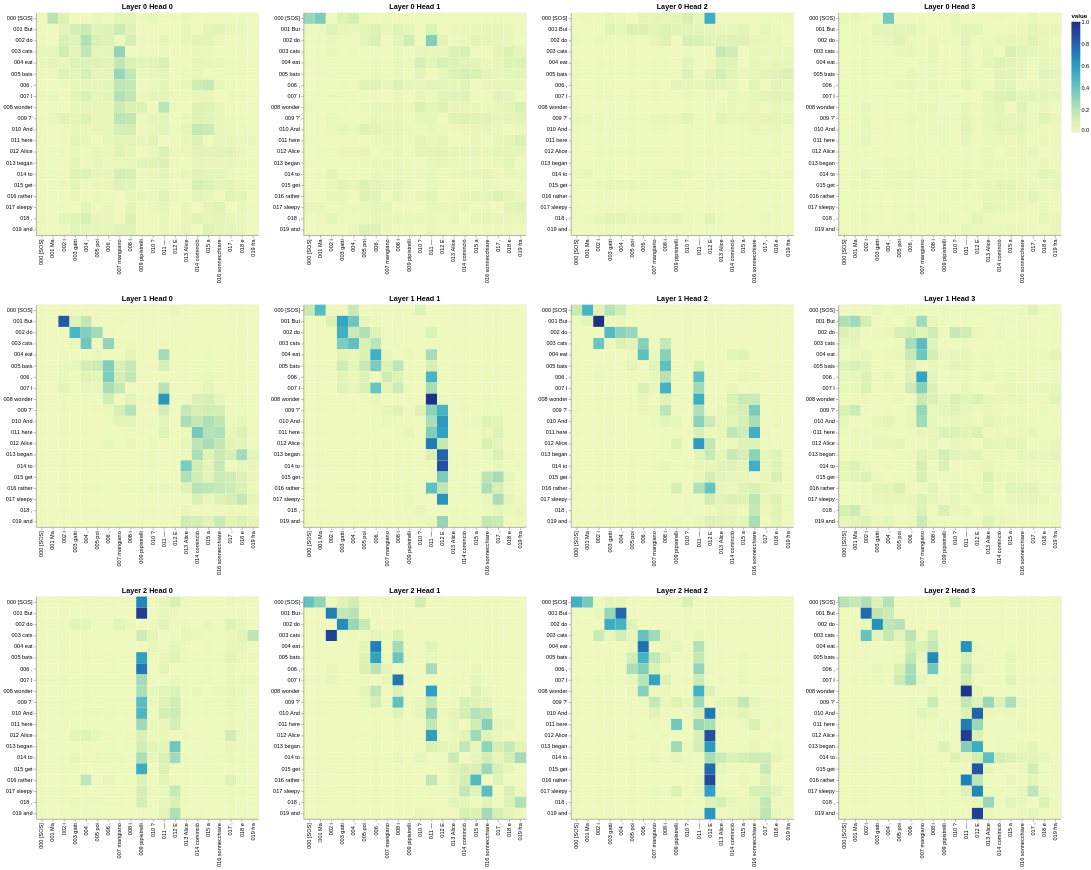

Notebook code for this chart:
### Code cell
# Encoder-Decoder Self-Attention
get_all_attention_maps("encoder-decoder", layers, heads, encoder_input_tokens, decoder_input_tokens, min(20, sentence_len))

### Figure 1 — Vega-Lite specification as saved in the notebook (floating-point values rounded to 4 significant figures; data arrays with more than 128 entries replaced by an {"elided": "..."} marker saying what was removed)
{"config": {"view": {"continuousWidth": 300, "continuousHeight": 300}}, "vconcat": [{"hconcat": [{"data": {"name": "data-17503e68a40071c1f40ef19b90b21f42"}, "mark": {"type": "rect"}, "encoding": {"color": {"field": "value", "type": "quantitative"}, "tooltip": [{"field": "row", "type": "quantitative"}, {"field": "column", "type": "quantitative"}, {"field": "value", "type": "quantitative"}, {"field": "row_token", "type": "nominal"}, {"field": "col_token", "type": "nominal"}], "x": {"axis": {"title": ""}, "field": "col_token", "type": "nominal"}, "y": {"axis": {"title": ""}, "field": "row_token", "type": "nominal"}}, "height": 400, "name": "view_cef1caa278a61867_0", "title": "Layer 0 Head 0", "width": 400}, {"data": {"name": "data-893aa1b53d72b5c8dfbb7fa7ac035ed3"}, "mark": {"type": "rect"}, "encoding": {"color": {"field": "value", "type": "quantitative"}, "tooltip": [{"field": "row", "type": "quantitative"}, {"field": "column", "type": "quantitative"}, {"field": "value", "type": "quantitative"}, {"field": "row_token", "type": "nominal"}, {"field": "col_token", "type": "nominal"}], "x": {"axis": {"title": ""}, "field": "col_token", "type": "nominal"}, "y": {"axis": {"title": ""}, "field": "row_token", "type": "nominal"}}, "height": 400, "name": "view_f06d84a6a4704e10_1", "title": "Layer 0 Head 1", "width": 400}, {"data": {"name": "data-c1a837cc58fa66277100d6fa31354947"}, "mark": {"type": "rect"}, "encoding": {"color": {"field": "value", "type": "quantitative"}, "tooltip": [{"field": "row", "type": "quantitative"}, {"field": "column", "type": "quantitative"}, {"field": "value", "type": "quantitative"}, {"field": "row_token", "type": "nominal"}, {"field": "col_token", "type": "nominal"}], "x": {"axis": {"title": ""}, "field": "col_token", "type": "nominal"}, "y": {"axis": {"title": ""}, "field": "row_token", "type": "nominal"}}, "height": 400, "name": "view_d5aaa0676921e57f_2", "title": "Layer 0 Head 2", "width": 400}, {"data": {"name": "data-260dea738b1862681b7da8292903bed1"}, "mark": {"type": "rect"}, "encoding": {"color": {"field": "value", "type": "quantitative"}, "tooltip": [{"field": "row", "type": "quantitative"}, {"field": "column", "type": "quantitative"}, {"field": "value", "type": "quantitative"}, {"field": "row_token", "type": "nominal"}, {"field": "col_token", "type": "nominal"}], "x": {"axis": {"title": ""}, "field": "col_token", "type": "nominal"}, "y": {"axis": {"title": ""}, "field": "row_token", "type": "nominal"}}, "height": 400, "name": "view_58cba1c181000384_3", "title": "Layer 0 Head 3", "width": 400}]}, {"hconcat": [{"data": {"name": "data-45002d7331a62e4ec7f7cbc1fd479da9"}, "mark": {"type": "rect"}, "encoding": {"color": {"field": "value", "type": "quantitative"}, "tooltip": [{"field": "row", "type": "quantitative"}, {"field": "column", "type": "quantitative"}, {"field": "value", "type": "quantitative"}, {"field": "row_token", "type": "nominal"}, {"field": "col_token", "type": "nominal"}], "x": {"axis": {"title": ""}, "field": "col_token", "type": "nominal"}, "y": {"axis": {"title": ""}, "field": "row_token", "type": "nominal"}}, "height": 400, "name": "view_fef77f4706e5d7f4_0", "title": "Layer 1 Head 0", "width": 400}, {"data": {"name": "data-02dfed03608c67d1a88672132432c6d5"}, "mark": {"type": "rect"}, "encoding": {"color": {"field": "value", "type": "quantitative"}, "tooltip": [{"field": "row", "type": "quantitative"}, {"field": "column", "type": "quantitative"}, {"field": "value", "type": "quantitative"}, {"field": "row_token", "type": "nominal"}, {"field": "col_token", "type": "nominal"}], "x": {"axis": {"title": ""}, "field": "col_token", "type": "nominal"}, "y": {"axis": {"title": ""}, "field": "row_token", "type": "nominal"}}, "height": 400, "name": "view_91e0f6873bb9ce56_1", "title": "Layer 1 Head 1", "width": 400}, {"data": {"name": "data-941c67b689c38e8ce48d60c163c718e4"}, "mark": {"type": "rect"}, "encoding": {"color": {"field": "value", "type": "quantitative"}, "tooltip": [{"field": "row", "type": "quantitative"}, {"field": "column", "type": "quantitative"}, {"field": "value", "type": "quantitative"}, {"field": "row_token", "type": "nominal"}, {"field": "col_token", "type": "nominal"}], "x": {"axis": {"title": ""}, "field": "col_token", "type": "nominal"}, "y": {"axis": {"title": ""}, "field": "row_token", "type": "nominal"}}, "height": 400, "name": "view_28860b264dfc3e31_2", "title": "Layer 1 Head 2", "width": 400}, {"data": {"name": "data-13582e8b081538ac43f4a3baac73abd6"}, "mark": {"type": "rect"}, "encoding": {"color": {"field": "value", "type": "quantitative"}, "tooltip": [{"field": "row", "type": "quantitative"}, {"field": "column", "type": "quantitative"}, {"field": "value", "type": "quantitative"}, {"field": "row_token", "type": "nominal"}, {"field": "col_token", "type": "nominal"}], "x": {"axis": {"title": ""}, "field": "col_token", "type": "nominal"}, "y": {"axis": {"title": ""}, "field": "row_token", "type": "nominal"}}, "height": 400, "name": "view_6796e24cbb8f0a33_3", "title": "Layer 1 Head 3", "width": 400}]}, {"hconcat": [{"data": {"name": "data-f04d5124b1fec5dccfade1913fa5d977"}, "mark": {"type": "rect"}, "encoding": {"color": {"field": "value", "type": "quantitative"}, "tooltip": [{"field": "row", "type": "quantitative"}, {"field": "column", "type": "quantitative"}, {"field": "value", "type": "quantitative"}, {"field": "row_token", "type": "nominal"}, {"field": "col_token", "type": "nominal"}], "x": {"axis": {"title": ""}, "field": "col_token", "type": "nominal"}, "y": {"axis": {"title": ""}, "field": "row_token", "type": "nominal"}}, "height": 400, "name": "view_46ec15a184d403a4_0", "title": "Layer 2 Head 0", "width": 400}, {"data": {"name": "data-91d72ecca3380ed170b78c073ecd64e8"}, "mark": {"type": "rect"}, "encoding": {"color": {"field": "value", "type": "quantitative"}, "tooltip": [{"field": "row", "type": "quantitative"}, {"field": "column", "type": "quantitative"}, {"field": "value", "type": "quantitative"}, {"field": "row_token", "type": "nominal"}, {"field": "col_token", "type": "nominal"}], "x": {"axis": {"title": ""}, "field": "col_token", "type": "nominal"}, "y": {"axis": {"title": ""}, "field": "row_token", "type": "nominal"}}, "height": 400, "name": "view_bbc400cda9498a28_1", "title": "Layer 2 Head 1", "width": 400}, {"data": {"name": "data-a05bccdc5497b81a8f6bd8c75fb2e3de"}, "mark": {"type": "rect"}, "encoding": {"color": {"field": "value", "type": "quantitative"}, "tooltip": [{"field": "row", "type": "quantitative"}, {"field": "column", "type": "quantitative"}, {"field": "value", "type": "quantitative"}, {"field": "row_token", "type": "nominal"}, {"field": "col_token", "type": "nominal"}], "x": {"axis": {"title": ""}, "field": "col_token", "type": "nominal"}, "y": {"axis": {"title": ""}, "field": "row_token", "type": "nominal"}}, "height": 400, "name": "view_374ab862db7cd859_2", "title": "Layer 2 Head 2", "width": 400}, {"data": {"name": "data-fae36cacf49904bef12210c4ae1745d9"}, "mark": {"type": "rect"}, "encoding": {"color": {"field": "value", "type": "quantitative"}, "tooltip": [{"field": "row", "type": "quantitative"}, {"field": "column", "type": "quantitative"}, {"field": "value", "type": "quantitative"}, {"field": "row_token", "type": "nominal"}, {"field": "col_token", "type": "nominal"}], "x": {"axis": {"title": ""}, "field": "col_token", "type": "nominal"}, "y": {"axis": {"title": ""}, "field": "row_token", "type": "nominal"}}, "height": 400, "name": "view_30d0469eb8608526_3", "title": "Layer 2 Head 3", "width": 400}]}], "params": [{"name": "param_1e9efca18e7a2868", "select": {"type": "interval", "encodings": ["x", "y"]}, "bind": "scales", "views": ["view_cef1caa278a61867_0", "view_f06d84a6a4704e10_1", "view_d5aaa0676921e57f_2", "view_58cba1c181000384_3", "view_fef77f4706e5d7f4_0", "view_91e0f6873bb9ce56_1", "view_28860b264dfc3e31_2", "view_6796e24cbb8f0a33_3", "view_46ec15a184d403a4_0", "view_bbc400cda9498a28_1", "view_374ab862db7cd859_2", "view_30d0469eb8608526_3"]}], "$schema": "https://vega.github.io/schema/vega-lite/v6.1.0.json", "datasets": {"data-17503e68a40071c1f40ef19b90b21f42": {"elided": "400 records"}, "data-893aa1b53d72b5c8dfbb7fa7ac035ed3": {"elided": "400 records"}, "data-c1a837cc58fa66277100d6fa31354947": {"elided": "400 records"}, "data-260dea738b1862681b7da8292903bed1": {"elided": "400 records"}, "data-45002d7331a62e4ec7f7cbc1fd479da9": {"elided": "400 records"}, "data-02dfed03608c67d1a88672132432c6d5": {"elided": "400 records"}, "data-941c67b689c38e8ce48d60c163c718e4": {"elided": "400 records"}, "data-13582e8b081538ac43f4a3baac73abd6": {"elided": "400 records"}, "data-f04d5124b1fec5dccfade1913fa5d977": {"elided": "400 records"}, "data-91d72ecca3380ed170b78c073ecd64e8": {"elided": "400 records"}, "data-a05bccdc5497b81a8f6bd8c75fb2e3de": {"elided": "400 records"}, "data-fae36cacf49904bef12210c4ae1745d9": {"elided": "400 records"}}}
